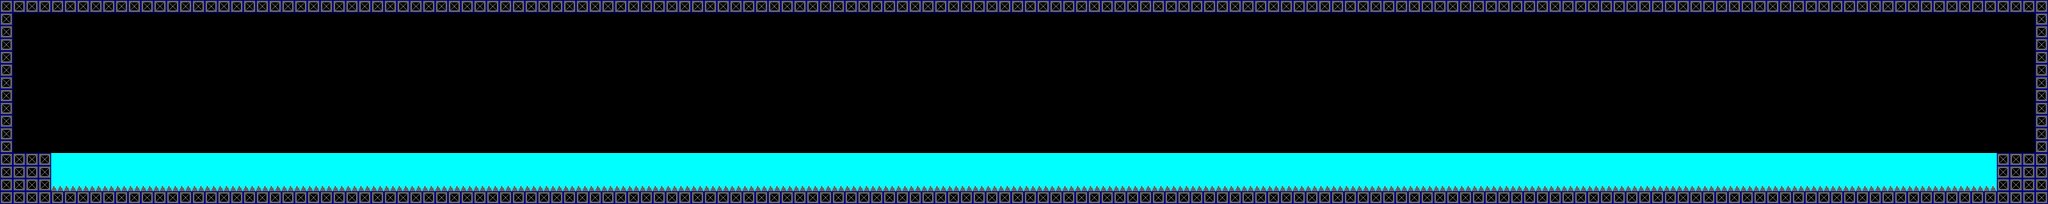

A 2D game scene composited from a Tiled map and its tileset images. What follows is a short description and the map's XML, with each tile layer's data collapsed to a summary:
An orthogonal 160x16 tile map with 16x16 px tiles, 5 tile layers (ladder, one_way_block, water, needle, ...).

<map version="1.10" tiledversion="1.12.1-8-g449813058" orientation="orthogonal" renderorder="right-down" width="160" height="16" tilewidth="16" tileheight="16" infinite="0" nextlayerid="7" nextobjectid="1">
 <tileset firstgid="1" source="../../tileset/tileset_map_element.tsx" />
 <layer id="1" name="ladder" width="160" height="16">
  <data>[2560 cells, 0 non-empty, 0 distinct tile ids]</data>
 </layer>
 <layer id="6" name="one_way_block" width="160" height="16">
  <data>[2560 cells, 0 non-empty, 0 distinct tile ids]</data>
 </layer>
 <layer id="4" name="water" width="160" height="16">
  <data>[2560 cells, 456 non-empty, 1 distinct tile ids]</data>
 </layer>
 <layer id="3" name="needle" width="160" height="16">
  <data>[2560 cells, 152 non-empty, 1 distinct tile ids]</data>
 </layer>
 <layer id="5" name="block" width="160" height="16">
  <data>[2560 cells, 366 non-empty, 1 distinct tile ids]</data>
 </layer>
</map>
